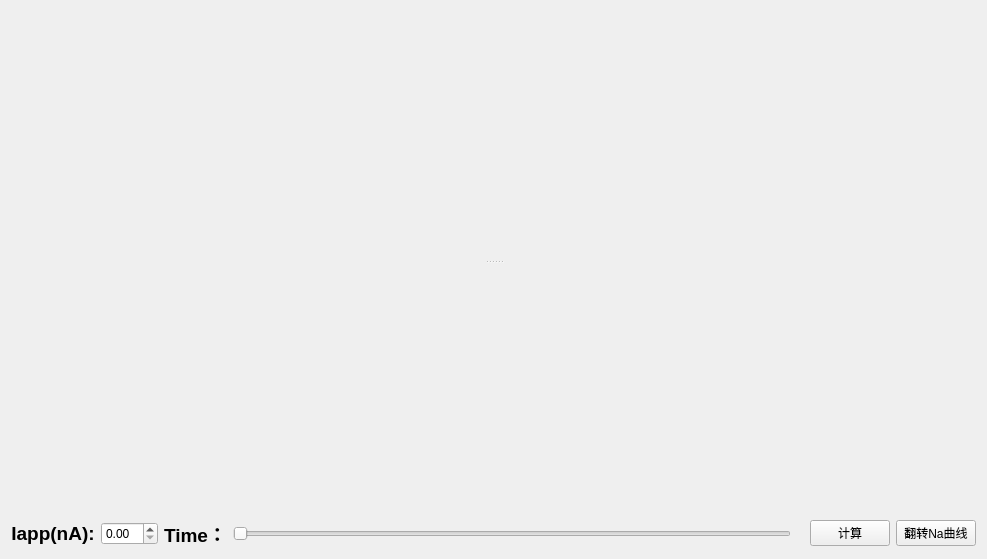
<?xml version="1.0" encoding="UTF-8"?>
<ui version="4.0">
 <class>HH_Model_Qt</class>
 <widget class="QMainWindow" name="HH_Model_Qt">
  <property name="geometry">
   <rect>
    <x>0</x>
    <y>0</y>
    <width>987</width>
    <height>559</height>
   </rect>
  </property>
  <property name="windowTitle">
   <string>HH_Model_Qt</string>
  </property>
  <widget class="QWidget" name="centralWidget">
   <layout class="QGridLayout" name="gridLayout">
    <item row="0" column="0">
     <widget class="QWidget" name="widget" native="true">
      <layout class="QVBoxLayout" name="verticalLayout">
       <item>
        <widget class="QSplitter" name="splitter">
         <property name="orientation">
          <enum>Qt::Vertical</enum>
         </property>
         <widget class="QCustomPlot" name="HH_Plot" native="true"/>
         <widget class="QCustomPlot" name="HH_Plot1" native="true"/>
        </widget>
       </item>
      </layout>
     </widget>
    </item>
    <item row="1" column="0">
     <layout class="QHBoxLayout" name="horizontalLayout">
      <item>
       <widget class="QLabel" name="label">
        <property name="text">
         <string>&lt;html&gt;&lt;head/&gt;&lt;body&gt;&lt;p align=&quot;center&quot;&gt;&lt;span style=&quot; font-size:14pt; font-weight:600;&quot;&gt;Iapp(nA):&lt;/span&gt;&lt;/p&gt;&lt;/body&gt;&lt;/html&gt;</string>
        </property>
       </widget>
      </item>
      <item>
       <widget class="QDoubleSpinBox" name="doubleSpinBox"/>
      </item>
      <item>
       <widget class="QLabel" name="label_2">
        <property name="text">
         <string>&lt;html&gt;&lt;head/&gt;&lt;body&gt;&lt;p align=&quot;center&quot;&gt;&lt;span style=&quot; font-size:14pt; font-weight:600;&quot;&gt;Time：&lt;/span&gt;&lt;/p&gt;&lt;/body&gt;&lt;/html&gt;</string>
        </property>
       </widget>
      </item>
      <item>
       <widget class="QSlider" name="horizontalSlider">
        <property name="enabled">
         <bool>true</bool>
        </property>
        <property name="orientation">
         <enum>Qt::Horizontal</enum>
        </property>
       </widget>
      </item>
      <item>
       <widget class="QLabel" name="label_3">
        <property name="text">
         <string/>
        </property>
       </widget>
      </item>
      <item>
       <widget class="QPushButton" name="pushButton">
        <property name="text">
         <string>计算</string>
        </property>
       </widget>
      </item>
      <item>
       <widget class="QPushButton" name="pushButton_2">
        <property name="text">
         <string>翻转Na曲线</string>
        </property>
       </widget>
      </item>
     </layout>
    </item>
   </layout>
  </widget>
 </widget>
 <layoutdefault spacing="6" margin="11"/>
 <customwidgets>
  <customwidget>
   <class>QCustomPlot</class>
   <extends>QWidget</extends>
   <header>qcustomplot.h</header>
   <container>1</container>
  </customwidget>
 </customwidgets>
 <resources/>
 <connections/>
</ui>
